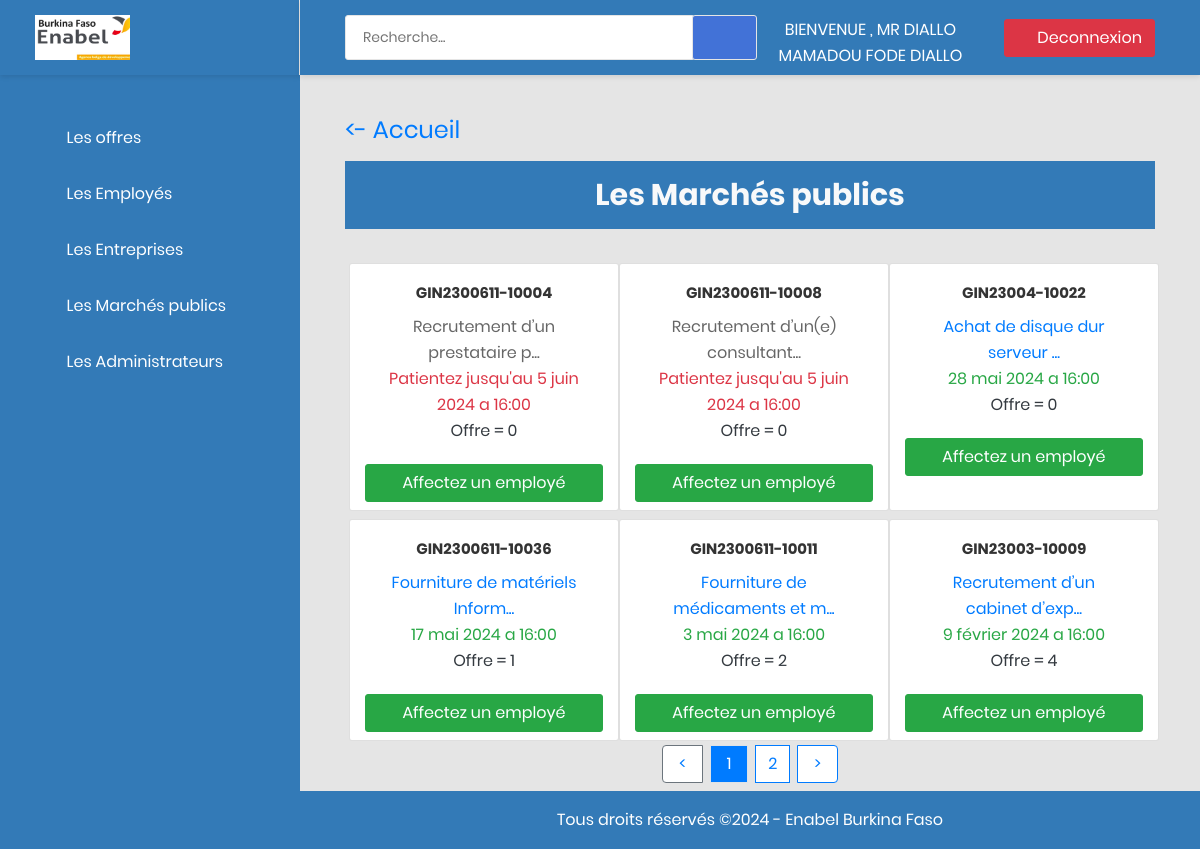
Page /sadmin/offres/ (signed in) on the committed database.
### app_blog/models.py (models this page shows, shortened)
class Marche_public(models.Model):
    code = models.CharField(max_length=300, verbose_name="code de l'offre", primary_key=True)
    description = models.TextField()
    status = models.BooleanField(default=True)
    pays = models.CharField(max_length=20, default="Burkina Faso")
    employe = models.ForeignKey(User, on_delete=models.CASCADE, blank=True, null=True)
    doc1 = models.FileField(upload_to='file/', blank=True, null=True)
    doc2 = models.FileField(upload_to='file/', blank=True, null=True)
    doc3 = models.FileField(upload_to='file/', blank=True, null=True)
    doc4 = models.FileField(upload_to='file/', blank=True, null=True)
    doc5 = models.FileField(upload_to='file/', blank=True, null=True)
    date_pub = models.DateTimeField(auto_now_add=True)
    date_limite = models.DateField()
    heure_limite = models.TimeField(blank=True, null=True)
    delai = models.DateField(blank=True, null=True)

### app_admin/views.py (the view)
# urls.py: path("offres/", views.candidatures, name='candidatures'),
@user_passes_test(is_superuser, login_url="Aconnexion")
def candidatures(request):
    offres = Marche_public.objects.all().order_by('-date_pub')
    if offres:
        for offre in offres:
            offre.status = compare_date_heure(offre)
            offre.save()
            offre.nombre_candidatures = Candidature.objects.filter(offre=offre).count()
        page = request.GET.get('page', 1)
        paginator = Paginator(offres, 6)  # Afficher 6 marche publics
        try:
            offres = paginator.page(page)
        except PageNotAnInteger:
            offres = paginator.page(1)
        except EmptyPage:
            offres = paginator.page(paginator.num_pages)
    context = {"offres": offres}
    return render(request, template_name="app_admin/candidatures.html", context=context)

### app_admin/views.py (called while the page is built)
def is_superuser(user):
    return user.is_superuser

def compare_date_heure(offre):
    aujourd_hui = date.today()
    maintenant = datetime.now().time()
    if offre.date_limite < aujourd_hui:
        return False
    elif offre.date_limite == aujourd_hui and offre.heure_limite <= maintenant:
        return False
    else:
        return True

### app_admin/templates/app_admin/candidatures.html (shortened to what this page needs)
{% extends 'baseA.html' %}
{% block content %}
{% include 'baseMenu.html' %}
<div class="main-content">
    <div class="section__content section__content--p30">
        <div class="container-fluid">
            <div class="row">
                <div class="col-md-12">
                    <div class="overview-wrap mb-3">
                        <h2 class="title-3"><a href="{%url 'accueil'%}"><- Accueil </a></h2>
                    </div>
                </div>
            </div>
            <h2 class="text-center text-light pt-3 pb-3 " style="background-color: #337ab7; color:#fff;">Les Marchés publics </h2>
            <div class="row m-t-30">
                <div class="col-md-12  row mx-1 ">
                {% for offre in offres %}
                <div class="card text-center col-12 col-md-6 col-lg-4  pb-2 mt-1 mb-1  ">
                    {% if not offre.status %}
                    <a href="{% url 'candidature_par_offre' offre.code %}">
                    <div class="card-body">
                        <h5 class="card-title">{{offre.code}}</h5>
                        <p class="card-text">{{offre.description|slice:":30"}}...</p>
                        <p class="card-text text-success">{{offre.date_limite}}  a {{offre.heure_limite}}</p>
                        <p class="card-text text-success text-dark">Offre = {{offre.nombre_candidatures}} </p>
                    </div>
                </a>
                 {% else %}
                <div class="card-body">
                    <h5 class="card-title">{{offre.code}}</h5>
                    <p class="card-text">{{offre.description|slice:":30"}}...</p>
                    <p class="card-text text-danger">Patientez jusqu'au {{offre.date_limite}} a {{offre.heure_limite}}</p>
                    <p class="card-text text-success text-dark">Offre = {{offre.nombre_candidatures}} </p>
                </div>
                {% endif %}
                <a href="{% url 'affecte_employe_marche_public' offre.pk %}"><button class="btn btn-success col-12 col-md-12 col-lg-12"> Affectez un employé </button></a>
                </div>
                {%empty%}
                    <h2 class="text-center"> Marché public vide  </h2>
                    <br>
                {% endfor %}
            </div>
        </div>
        <div class='mb-0'>
            {% if offres.has_previous or offres.has_next %}
    <ul class="pagination justify-content-center">
        <li class="page-item mx-1">
            {% if offres.has_previous %}
                <a class="page-link px-3 py-2 border border-primary rounded-full text-primary" href="?page={{ offres.previous_page_number }}">
                    &lt;
                </a>
            {% else %}
                <span class="page-link disabled px-3 py-2 border border-secondary rounded-full cursor-not-allowed">
                    &lt;
                </span>
            {% endif %}
        </li>
        {% for num_page in offres.paginator.page_range %}
            <li class="page-item mx-1">
                {% if offres.number == num_page %}
                    <a class="page-link active bg-primary text-white px-3 py-2 rounded-full" href="?page={{ num_page }}">
                        {{ num_page }}
                    </a>
                {% else %}
                    <a class="page-link border border-primary rounded-full text-primary" href="?page={{ num_page }}">
                        {{ num_page }}
                    </a>
                {% endif %}
            </li>
        {% endfor %}
        <li class="page-item mx-1">
            {% if offres.has_next %}
                <a class="page-link px-3 py-2 border border-primary rounded-full text-primary" href="?page={{ offres.next_page_number }}">
                    &gt;
                </a>
            {% else %}
                <span class="page-link disabled px-3 py-2 border border-secondary rounded-full cursor-not-allowed">
                    &gt;
                </span>
            {% endif %}
        </li>
    </ul>
  {% endif %}
        </div>
    </div>
</div>
  {% endblock %}

### app_admin/templates/baseMenu.html (shortened to what this page needs)
{% load static %}
{% block content %}
<aside class="menu-sidebar d-none d-lg-block" style="background-color:#337ab7;">
    <div class="logo" style="background-color:#337ab7;">
        <a href="{% url 'accueil' %}">
            <img src="{% static 'logo1.png' %}" style="width:95px;"alt="enabelAdmin" />
        </a>
    </div>
    <div class="menu-sidebar__content js-scrollbar1">
        <nav class="navbar-sidebar">
            <ul class="list-unstyled navbar__list">
                <li class="has-sub">
                    <a class="js-arrow" style="color:#fff;" href="#">
                        <i class="fas fa-check-circle"></i>Les offres</a>
                </li>
                <li class="has-sub">
                    <a class="js-arrow" style="color:#fff;" href="#">
                        <i class="fas fa-user"></i>Les Employés</a>
                </li>
                   <li class="has-sub">
                    <a class="js-arrow" style="color:#fff;" href="#">
                        <i class="fas fa-calendar"></i>Les Entreprises</a>
                </li>
                    <li class="has-sub">
                        <a class="js-arrow" style="color:#fff;" href="#">
                            <i class="fas fa-home"></i>Les Marchés publics</a>
                    </li>
                   {% if user.is_staff %}
                    <li class="has-sub">
                        <a class="js-arrow" style="color:#fff;" href="#">
                            <i class="fas fa-user-circle"></i>Les Administrateurs</a>
                    </li>
                   {% endif %}
            </ul>
        </nav>
    </div>
</aside>
<div class="page-container">
    <header class="header-desktop" style="background-color:#337ab7;" >
        <div class="section__content section__content--p30">
            <div class="container-fluid">
                <div class="header-wrap">
                    <form class="form-header" action="{% url 'rechercher' %}"  method="GET">
                        <input class="au-input au-input--xl" type="text" name="q"   placeholder="Recherche..." />
                        <button class="au-btn--submit" type="submit">
                            <i class="zmdi zmdi-search"></i>
                        </button>
                    </form>
                        <p style="color:#fff;" class="text-uppercase text-center m-t-10" > Bienvenue , Mr {{ user.last_name}} {{ user.first_name}}  </a>
                    <div class="header-button">
                           <a style="color:#fff; float:right;" class="m-l-20 btn btn-danger" href="{%url 'Adeconnexion'%}">
                            <i class="zmdi zmdi-power mr-2"></i>Deconnexion</a>
                    </div>
                </div>
            </div>
        </div>
    </header>
{% endblock %}

### app_admin/templates/baseA.html (style rules this page uses)
ul { list-style-type: none; padding-left: 0; }

### rows in the picture
Marche_public: code "GIN2300611-10004", description "Recrutement d’un prestataire p", date_limite "5 juin 2024", heure_limite "16:00", nombre_candidatures "0"
Marche_public: code "GIN2300611-10008", description "Recrutement d’un(e) consultant", date_limite "5 juin 2024", heure_limite "16:00", nombre_candidatures "0"
Marche_public: code "GIN23004-10022", description "Achat de disque dur serveur", date_limite "28 mai 2024", heure_limite "16:00", nombre_candidatures "0"
Marche_public: code "GIN2300611-10036", description "Fourniture de matériels Inform", date_limite "17 mai 2024", heure_limite "16:00", nombre_candidatures "1"
Marche_public: code "GIN2300611-10011", description "Fourniture de médicaments et m", date_limite "3 mai 2024", heure_limite "16:00", nombre_candidatures "2"
Marche_public: code "GIN23003-10009", description "Recrutement d’un cabinet d’exp", date_limite "9 février 2024", heure_limite "16:00", nombre_candidatures "4"

### other values in the picture
{{ user.last_name }} "DIALLO"
{{ user.first_name }} "MAMADOU FODE DIALLO"
{{ num_page }} "1"
{{ num_page }} "2"
